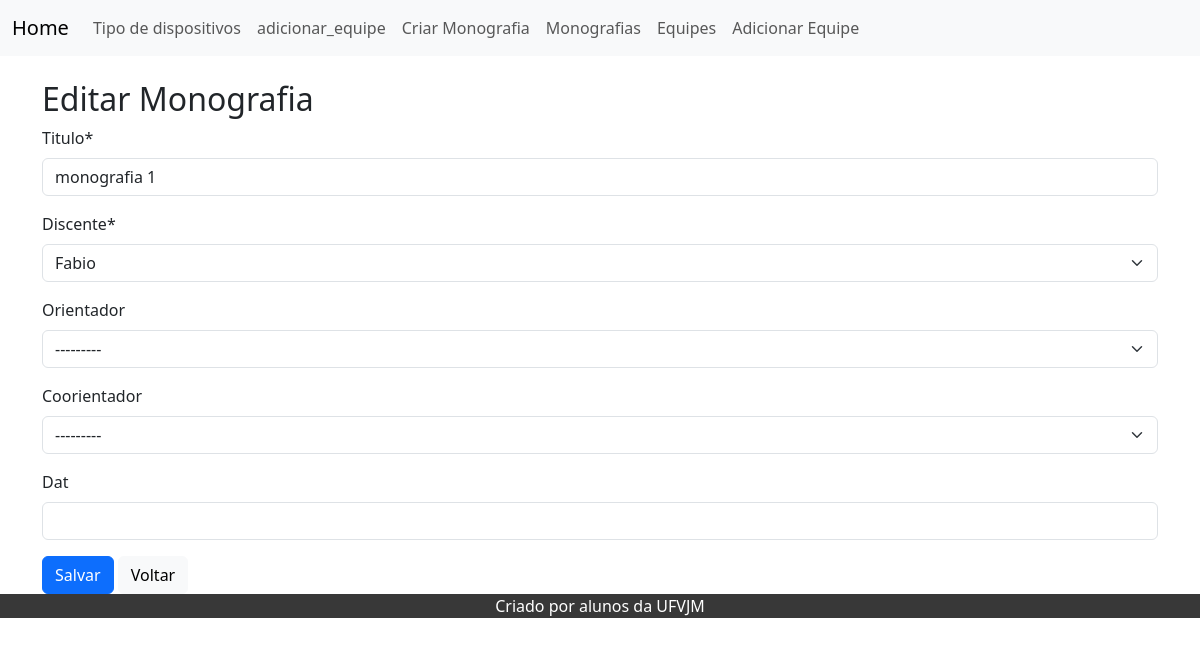
/monografias/editar/1/, run on the app's committed database.
### monografias/models.py (models this page shows, shortened)
class Monografias(models.Model):
    titulo = models.CharField(max_length=250)
    discente = models.OneToOneField(Equipe,on_delete=models.CASCADE)
    orientador = models.ForeignKey(Equipe,on_delete=models.CASCADE,null=True,blank=True,related_name="orientador")
    coorientador = models.ForeignKey(Equipe,on_delete=models.CASCADE,null=True,blank=True,related_name="coorientador")
    dat = models.DateTimeField(null=True,blank=True)

### monografias/views.py (the view)
# urls.py: path('editar/<int:pk>/', views.EditarMonografia.as_view(), name='editar_monografia'),
class EditarMonografia(UpdateView):
    model = Monografias
    form_class = MonografiaForm
    template_name = 'edit_monografia.html'
    success_url = reverse_lazy('index')

### monografias/forms.py
class MonografiaForm(forms.ModelForm):
    class Meta:
        model = Monografias
        fields = '__all__'

### equipe/models.py (called while the page is built)
    def __str__(self):
        return self.nome

### monografias/templates/edit_monografia.html (shortened to what this page needs)
{% extends 'base.html' %}
{% load crispy_forms_tags %}
{% block content %}
<div class="container mt-4">
    <h2>Editar Monografia</h2>
    <form method="post" enctype="multipart/form-data">
        {{ form|crispy }}
        <button type="submit" class="btn btn-primary">Salvar</button>
        <a class="btn btn-light" href="{% url 'index' %}">Voltar</a>
    </form>
</div>
{% endblock %}

### data on the page
Monografias: titulo "monografia 1", discente "Fabio", orientador "---------", coorientador "---------"
